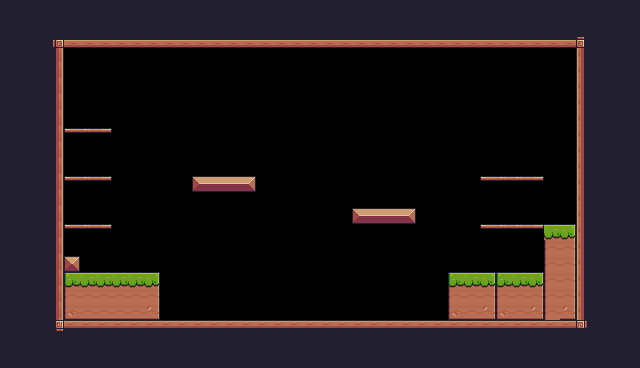

This game map was drawn from its Tiled (.tmx) file and the tilesets committed beside it. A one-line description and the full map source follow:
An orthogonal 40x23 tile map with 16x16 px tiles, 1 tile layer (Background) and 30 objects (11x Fruit, 5x Platform, Player, Saw, Checkpoint, ...).

<map version="1.10" tiledversion="1.10.2" orientation="orthogonal" renderorder="right-down" width="40" height="23" tilewidth="16" tileheight="16" infinite="0" nextlayerid="4" nextobjectid="67">
 <tileset firstgid="1" source="Pixel Adventure.tsx" />
 <layer id="1" name="Background" width="40" height="23">
  <properties>
   <property name="BackgroundColor" value="Gray" />
  </properties>
  <data encoding="csv">
24,24,24,24,24,24,24,24,24,24,24,24,24,24,24,24,24,24,24,24,24,24,24,24,24,24,24,24,24,24,24,24,24,24,24,24,24,24,24,24,
24,24,24,24,24,24,24,24,24,24,24,24,24,24,24,24,24,24,24,24,24,24,24,24,24,24,24,24,24,24,24,24,24,24,24,24,24,24,24,24,
24,24,24,92,134,134,134,134,134,134,134,134,134,134,134,134,134,134,134,134,134,134,134,134,134,134,134,134,134,134,134,134,134,134,134,134,93,24,24,24,
24,24,24,113,0,0,0,0,0,0,0,0,0,0,0,0,0,0,0,0,0,0,0,0,0,0,0,0,0,0,0,0,0,0,0,0,111,24,24,24,
24,24,24,113,0,0,0,0,0,0,0,0,0,0,0,0,0,0,0,0,0,0,0,0,0,0,0,0,0,0,0,0,0,0,0,0,111,24,24,24,
24,24,24,113,0,0,0,0,0,0,0,0,0,0,0,0,0,0,0,0,0,0,0,0,0,0,0,0,0,0,0,0,0,0,0,0,111,24,24,24,
24,24,24,113,0,0,0,0,0,0,0,0,0,0,0,0,0,0,0,0,0,0,0,0,0,0,0,0,0,0,0,0,0,0,0,0,111,24,24,24,
24,24,24,113,0,0,0,0,0,0,0,0,0,0,0,0,0,0,0,0,0,0,0,0,0,0,0,0,0,0,0,0,0,0,0,0,111,24,24,24,
24,24,24,113,40,41,42,0,0,0,0,0,0,0,0,0,0,0,0,0,0,0,0,0,0,0,0,0,0,0,0,0,0,0,0,0,111,24,24,24,
24,24,24,113,0,0,0,0,0,0,0,0,0,0,0,0,0,0,0,0,0,0,0,0,0,0,0,0,0,0,0,0,0,0,0,0,111,24,24,24,
24,24,24,113,0,0,0,0,0,0,0,0,0,0,0,0,0,0,0,0,0,0,0,0,0,0,0,0,0,0,0,0,0,0,0,0,111,24,24,24,
24,24,24,113,40,41,42,0,0,0,0,0,13,14,14,15,0,0,0,0,0,0,0,0,0,0,0,0,0,0,40,41,41,42,0,0,111,24,24,24,
24,24,24,113,0,0,0,0,0,0,0,0,0,0,0,0,0,0,0,0,0,0,0,0,0,0,0,0,0,0,0,0,0,0,0,0,111,24,24,24,
24,24,24,113,0,0,0,0,0,0,0,0,0,0,0,0,0,0,0,0,0,0,13,14,14,15,0,0,0,0,0,0,0,0,0,0,111,24,24,24,
24,24,24,113,40,41,42,0,0,0,0,0,0,0,0,0,0,0,0,0,0,0,0,0,0,0,0,0,0,0,40,41,41,42,8,9,111,24,24,24,
24,24,24,113,0,0,0,0,0,0,0,0,0,0,0,0,0,0,0,0,0,0,0,0,0,0,0,0,0,0,0,0,0,0,29,31,111,24,24,24,
24,24,24,113,35,0,0,0,0,0,0,0,0,0,0,0,0,0,0,0,0,0,0,0,0,0,0,0,0,0,0,0,0,0,29,31,111,24,24,24,
24,24,24,113,7,8,8,8,8,9,0,0,0,0,0,0,0,0,0,0,0,0,0,0,0,0,0,0,7,8,9,7,8,9,29,31,111,24,24,24,
24,24,24,113,29,30,30,30,30,31,0,0,0,0,0,0,0,0,0,0,0,0,0,0,0,0,0,0,29,30,31,29,30,31,29,31,111,24,24,24,
24,24,24,113,51,52,52,52,52,53,0,0,0,0,0,0,0,0,0,0,0,0,0,0,0,0,0,0,51,52,53,51,52,53,29,53,111,24,24,24,
24,24,24,114,90,90,90,90,90,90,90,90,90,90,90,90,90,90,90,90,90,90,90,90,90,90,90,90,90,90,90,90,90,90,90,90,115,24,24,24,
24,24,24,24,24,24,24,24,24,24,24,24,24,24,24,24,24,24,24,24,24,24,24,24,24,24,24,24,24,24,24,24,24,24,24,24,24,24,24,24,
24,24,24,24,24,24,24,24,24,24,24,24,24,24,24,24,24,24,24,24,24,24,24,24,24,24,24,24,24,24,24,24,24,24,24,24,24,24,24,24
</data>
 </layer>
 <objectgroup id="2" name="Spawnpoints">
  <object id="11" name="Player" type="Player" x="128" y="240" width="32" height="32" />
  <object id="38" name="Bananas" type="Fruit" x="80" y="96" width="32" height="32" />
  <object id="39" name="Orange" type="Fruit" x="80" y="144" width="32" height="32" />
  <object id="41" name="Apple" type="Fruit" x="80" y="192" width="32" height="32" />
  <object id="42" name="Cherries" type="Fruit" x="192" y="144" width="32" height="32" />
  <object id="43" name="Cherries" type="Fruit" x="224" y="144" width="32" height="32" />
  <object id="44" name="Cherries" type="Fruit" x="208" y="112" width="32" height="32" />
  <object id="45" name="Cherries" type="Fruit" x="352" y="176" width="32" height="32" />
  <object id="46" name="Cherries" type="Fruit" x="384" y="176" width="32" height="32" />
  <object id="47" name="Cherries" type="Fruit" x="368" y="144" width="32" height="32" />
  <object id="48" name="Kiwi" type="Fruit" x="496" y="144" width="32" height="32" />
  <object id="49" name="Kiwi" type="Fruit" x="496" y="192" width="32" height="32" />
  <object id="51" type="Saw" x="288" y="144" width="32" height="32">
   <properties>
    <property name="isVertical" type="bool" value="true" />
    <property name="offNeg" type="float" value="4" />
    <property name="offPos" type="float" value="3" />
   </properties>
  </object>
  <object id="61" type="Checkpoint" x="528.097" y="159.322" width="64" height="64" />
  <object id="66" name="Chicken" type="Chicken" x="352" y="288" width="32" height="32">
   <properties>
    <property name="offNeg" type="float" value="13" />
    <property name="offPos" type="float" value="5" />
   </properties>
  </object>
 </objectgroup>
 <objectgroup id="3" name="Collisions">
  <object id="19" x="48" y="32" width="16" height="304" />
  <object id="20" x="48" y="32" width="544" height="16" />
  <object id="24" x="576" y="32" width="16" height="304" />
  <object id="26" x="48" y="320" width="544" height="16" />
  <object id="28" x="64" y="256" width="16" height="16" />
  <object id="29" x="64" y="272" width="96" height="48" />
  <object id="30" x="192" y="176" width="64" height="16" />
  <object id="31" x="352" y="208" width="64" height="16" />
  <object id="32" x="448" y="272" width="96" height="48" />
  <object id="33" type="Platform" x="480" y="224" width="64" height="16" />
  <object id="34" type="Platform" x="480" y="176" width="64" height="16" />
  <object id="35" type="Platform" x="64" y="176" width="48" height="16" />
  <object id="36" type="Platform" x="64" y="128" width="48" height="16" />
  <object id="37" type="Platform" x="64" y="224" width="48" height="16" />
  <object id="57" x="543.892" y="225.248" width="32.2764" height="94.769" />
 </objectgroup>
</map>
